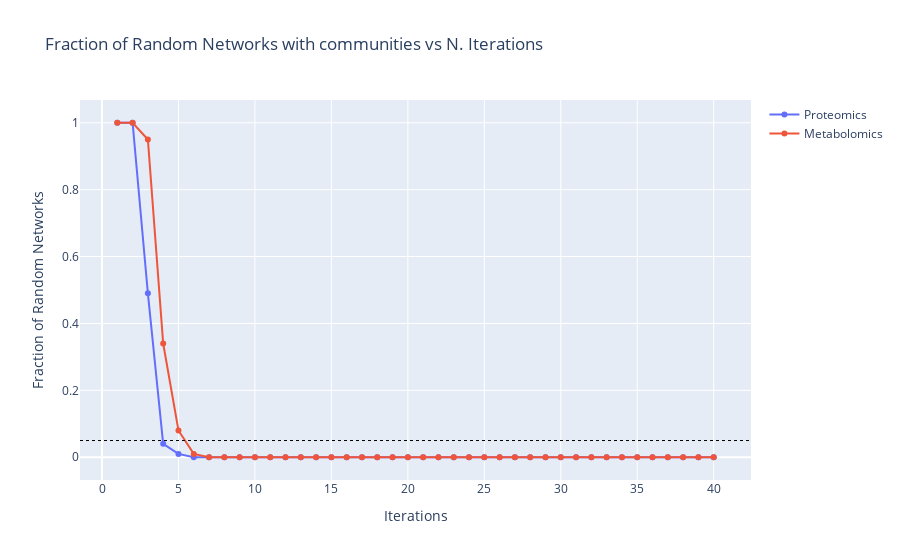

Notebook cell for this chart:
### Code cell
i = 40

file = 'Plots/ClusterConsensus.html'
if os.path.exists(file):
    os.remove(file)


fig = go.Figure()
fig.add_trace(go.Scatter(
    x=np.arange(1, i+1),
    y =commLqqn[:i],
    mode='lines+markers',
    name='Proteomics'
))
fig.add_trace(go.Scatter(
    x=np.arange(1, i+1),
    y =commLmmn[:i],
    mode='lines+markers',
    name='Metabolomics'
))
fig.add_hline(y=0.05,line_width=1, line_dash="dot", line_color="black")
fig.update_layout(title='Fraction of Random Networks with communities vs N. Iterations')
fig.update_xaxes(title='Iterations'); fig.update_yaxes(title='Fraction of Random Networks')

fig.show()
with open(file, 'a') as f:
    f.write(fig.to_html(full_html=False, include_plotlyjs='cdn', default_height='50%', default_width='80%'))

### Figure 1 — Plotly figure (JSON) as saved in the notebook; plotly's stock layout.template omitted (floating-point values rounded to 4 significant figures)
{"data": [{"mode": "lines+markers", "name": "Proteomics", "type": "scatter", "x": [1, 2, 3, 4, 5, 6, 7, 8, 9, 10, 11, 12, 13, 14, 15, 16, 17, 18, 19, 20, 21, 22, 23, 24, 25, 26, 27, 28, 29, 30, 31, 32, 33, 34, 35, 36, 37, 38, 39, 40], "y": [1, 1, 0.49, 0.04, 0.01, 0, 0, 0, 0, 0, 0, 0, 0, 0, 0, 0, 0, 0, 0, 0, 0, 0, 0, 0, 0, 0, 0, 0, 0, 0, 0, 0, 0, 0, 0, 0, 0, 0, 0, 0]}, {"mode": "lines+markers", "name": "Metabolomics", "type": "scatter", "x": [1, 2, 3, 4, 5, 6, 7, 8, 9, 10, 11, 12, 13, 14, 15, 16, 17, 18, 19, 20, 21, 22, 23, 24, 25, 26, 27, 28, 29, 30, 31, 32, 33, 34, 35, 36, 37, 38, 39, 40], "y": [1, 1, 0.95, 0.34, 0.08, 0.01, 0, 0, 0, 0, 0, 0, 0, 0, 0, 0, 0, 0, 0, 0, 0, 0, 0, 0, 0, 0, 0, 0, 0, 0, 0, 0, 0, 0, 0, 0, 0, 0, 0, 0]}], "layout": {"shapes": [{"line": {"color": "black", "dash": "dot", "width": 1}, "type": "line", "x0": 0, "x1": 1, "xref": "x domain", "y0": 0.05, "y1": 0.05, "yref": "y"}], "title": {"text": "Fraction of Random Networks with communities vs N. Iterations"}, "xaxis": {"title": {"text": "Iterations"}}, "yaxis": {"title": {"text": "Fraction of Random Networks"}}}}
